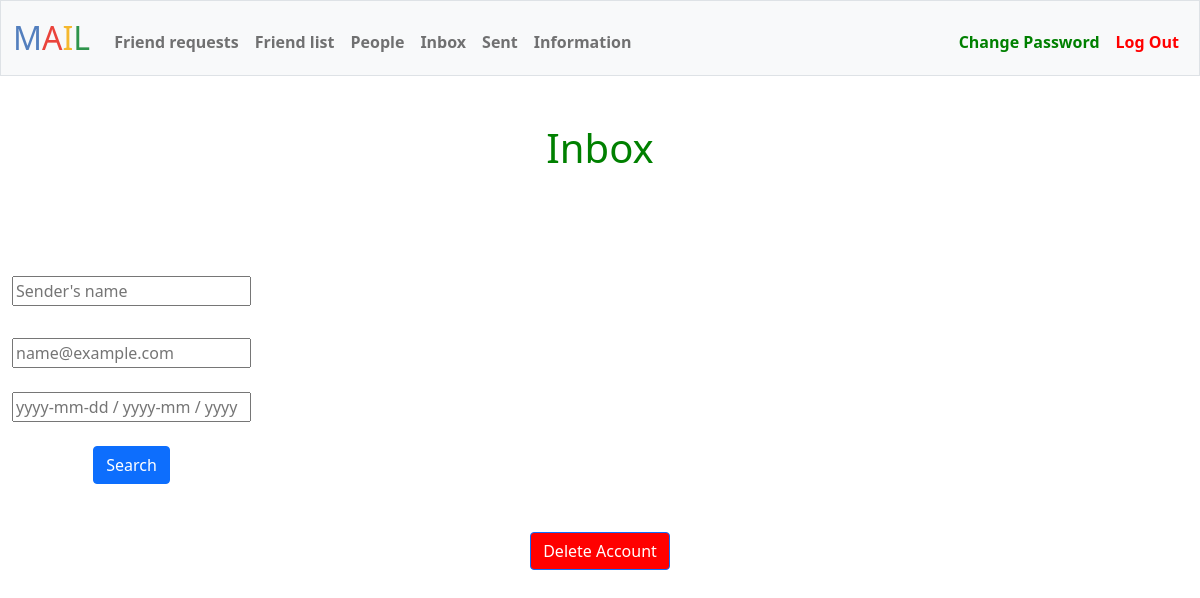
Before: /inbox (signed in) with the older database file.
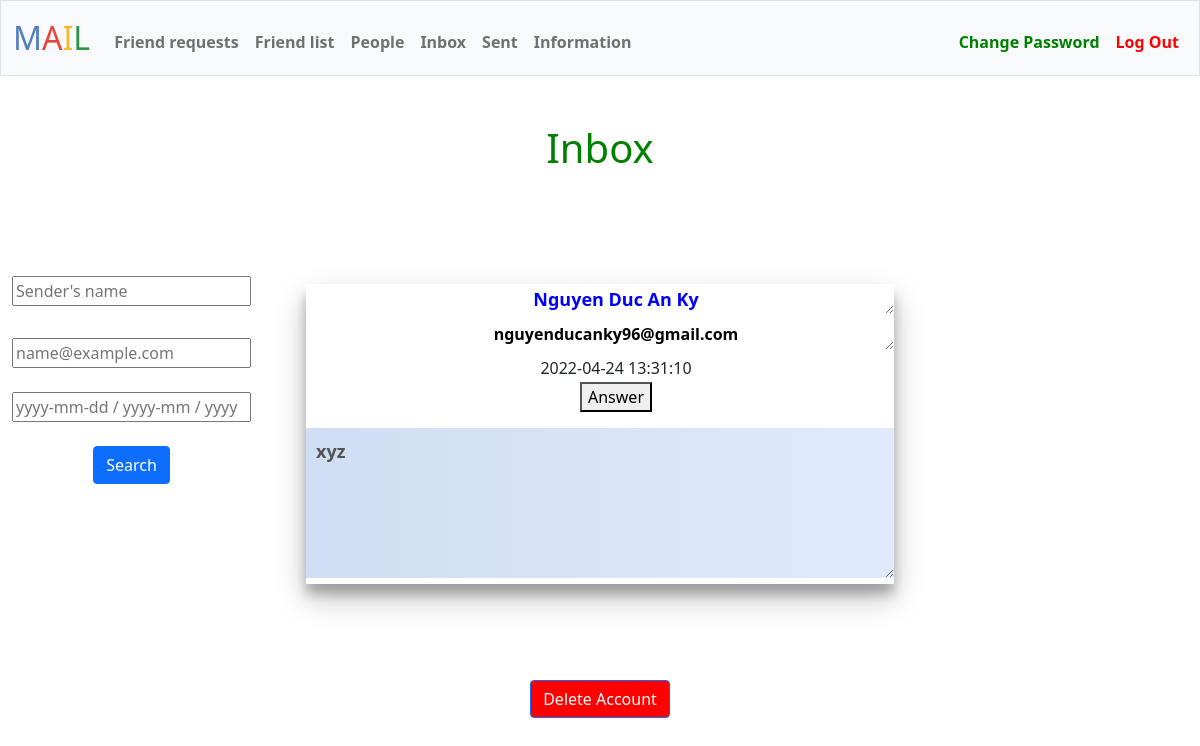
After: the same page with the newer database file.
### tables this page shows
CREATE TABLE mail_box (id INTEGER PRIMARY KEY AUTOINCREMENT NOT NULL, 
sender_id INTEGER NOT NULL, receiver_id INTEGER NOT NULL, 
sender TEXT NOT NULL, receiver TEXT NOT NULL, 
date TIMESTAMP NOT NULL, mail TEXT NOT NULL);

CREATE TABLE informations (
id INTEGER PRIMARY KEY AUTOINCREMENT NOT NULL,
user_id INTEGER NOT NULL,
name TEXT NOT NULL,
birth TEXT,
place TEXT,
number TEXT,
email TEXT NOT NULL UNIQUE);

### app.py (the view)
@app.route("/inbox")
@login_required
@information_required
def inbox():
    user_id = session['user_id']
    rows = db.execute("SELECT * FROM mail_box WHERE receiver_id = ? ORDER BY date DESC", user_id)
    mails = []
    for row in rows:
        mail = {}
        mail['sender'] = row['sender']
        sender_id = row['sender_id']
        mail['email'] = db.execute("SELECT email FROM informations WHERE user_id = ?", sender_id)[0]['email']
        mail['mail'] = row['mail']
        mail['date'] = row['date']
        mails.append(mail)
    return render_template("inbox.html", mails=mails)

### app.py (called while the page is built)
@app.after_request
def after_request(response):
    response.headers["Cache-Control"] = "no-cache, no-store, must-revalidate"
    response.headers["Expires"] = 0
    response.headers["Pragma"] = "no-cache"
    return response

### helpers.py (called while the page is built)
def login_required(f):
    @wraps(f)
    def decorated_function(*args, **kwargs):
        if session.get("user_id") is None:
            return redirect("/login")
        return f(*args, **kwargs)
    return decorated_function

def information_required(f):
    @wraps(f)
    def decorated_function(*args, **kwargs):
        user_id = session.get("user_id")
        rows = db.execute("SELECT * FROM informations WHERE user_id = ?", user_id)
        if len(rows) == 0:
            message = 'You must provide you informations first!'
            return render_template("information.html", requirement=message)
        return f(*args, **kwargs)
    return decorated_function

### templates/inbox.html (shortened to what this page needs)
{% extends "layout.html" %}
{% block sending %}
<h1>Inbox</h1>
{% endblock %}
{% block main %}
<div>
    <form action="/search_inbox" method="post" id="search">
        <div><input autofocus id="name" name="name" placeholder="Sender's name" type="text"></div>
        <br>
        <div><input autofocus id="sender_email" name="sender_email" placeholder="name@example.com" type="text"></div>
        <br>
        <div><input autofocus id="date" name="date" type="text" placeholder="yyyy-mm-dd / yyyy-mm / yyyy"></div>
        <br>
        <button class="btn btn-primary" type="submit">Search</button>
    </form>
</div>
{% for mail in mails %}
<div id="sent">
    <form action="/send" method="post">
        <ul>
            <li><textarea id="sender" name="name" readonly>{{ mail['sender'] }}</textarea></li>
            <li><textarea id="sender-email" name="email" readonly>{{ mail['email'] }}</textarea></li>
            <li><p>{{ mail['date'] }}</p></li>
            <li><button type="submit">Answer</button></li>
        </ul>
    </form>
    <textarea id="paragraph" disabled>{{ mail['mail'] }}</textarea>
</div>
{% endfor %}
{% endblock %}

### templates/layout.html (shortened to what this page needs)
<!DOCTYPE html>
<html lang="en">
    <head>
        <link href="https://cdn.jsdelivr.net/npm/bootstrap@5.1.3/dist/css/bootstrap.min.css" rel="stylesheet">
        <link href="/static/styles.css" rel="stylesheet">
    </head>
    <body>
        <nav class="bg-light border navbar navbar-expand-md navbar-light">
            <div class="container-fluid">
                <a class="navbar-brand" href="/"><span class="blue">M</span><span class="red">A</span><span class="yellow">I</span><span class="green">L</span></a>
                <div class="collapse navbar-collapse" id="navbar">
                    {% if session["user_id"] %}
                        <ul class="navbar-nav me-auto mt-2">
                            <li class="nav-item"><a class="nav-link" href="/requests">Friend requests</a></li>
                            <li class="nav-item"><a class="nav-link" href="/list">Friend list</a></li>
                            <li class="nav-item"><a class="nav-link" href="/find">People</a></li>
                            <li class="nav-item"><a class="nav-link" href="/inbox">Inbox</a></li>
                            <li class="nav-item"><a class="nav-link" href="/sending">Sent</a></li>
                            <li class="nav-item"><a class="nav-link" href="/change_information">Information</a></li>
                        </ul>
                        <ul class="navbar-nav ms-auto mt-2">
                            <li class="nav-item"><a class="nav-link" href="/change_password" style="color: green;">Change Password</a></li>
                            <li class="nav-item"><a class="nav-link" href="/logout" style="color: red;">Log Out</a></li>
                        </ul>
                    {% else %}
                        <ul class="navbar-nav ms-auto mt-2">
                            <li class="nav-item"><a class="nav-link" href="/register" style="color: blue;">Register</a></li>
                            <li class="nav-item"><a class="nav-link" href="/login" style="color: blue;">Log In</a></li>
                        </ul>
                    {% endif %}
                </div>
            </div>
        </nav>
        <div class="container-fluid py-5" id="main">
            {% block sending %}{% endblock %}
        </div>
        <main class="container-fluid py-5 text-center">
            {% block main %}{% endblock %}
        </main>
    </body>
    <footer>
        <main class="container-fluid py-5 text-center">
            <form action="/" method="post">
                <button id="deleteAccount" class="btn btn-primary" type="submit">Delete Account</button>
            </form>
        </main>
    </footer>
</html>

### static/styles.css (style rules this page uses)
nav .navbar-brand { font-size: xx-large; }
nav .navbar-brand .blue { color: #537fbe; }
nav .navbar-brand .red { color: #ea433b; }
nav .navbar-brand .yellow { color: #f5b82e; }
nav .navbar-brand .green { color: #2e944b; }
.nav-item { font-weight: bold; }
#deleteAccount { background-color:red; }
footer { clear: both; }

### templates/inbox.html (style rules this page uses)
h1 { text-align: center; color: green }
#search { float:left; }
#sent { margin:auto; border-top: none; border-bottom: none; width: 50%; max-height: fit-content; box-shadow: rgba(0, 0, 0, 0.25) 0px 14px 28px, rgba(0, 0, 0, 0.22) 0px 10px 10px; }
#sent #sender { text-align: center; font-size: large; font-weight: bold; color: blue; height: 30px; background: none; border: none; width: 100%; }
#sent #sender-email { text-align: center; font-weight: bold; height: 30px; background: none; border: none; width: 100%; }
#sent ul li { list-style-type: none; }
p { height: 10px; font-weight: normal; }
#paragraph { text-align: left; font-weight: bold; font-size: large; padding: 10px; width: 100%; height: 150px; min-height: 50px; border: none; background: #E0EAFC; background: -webkit-linear-gradient(to right, #CFDEF3, #E0EAFC); background: linear-gradient(to right, #CFDEF3, #E0EAFC); }

Changed rows visible on the page:
added mail_box: name "Nguyen Duc An Ky", date "2022-04-24 13:31:10", mail "xyz"
now on this page (row unchanged): informations: email "nguyenducanky96@gmail.com"
Other visible differences:
new list line: "Answer"
